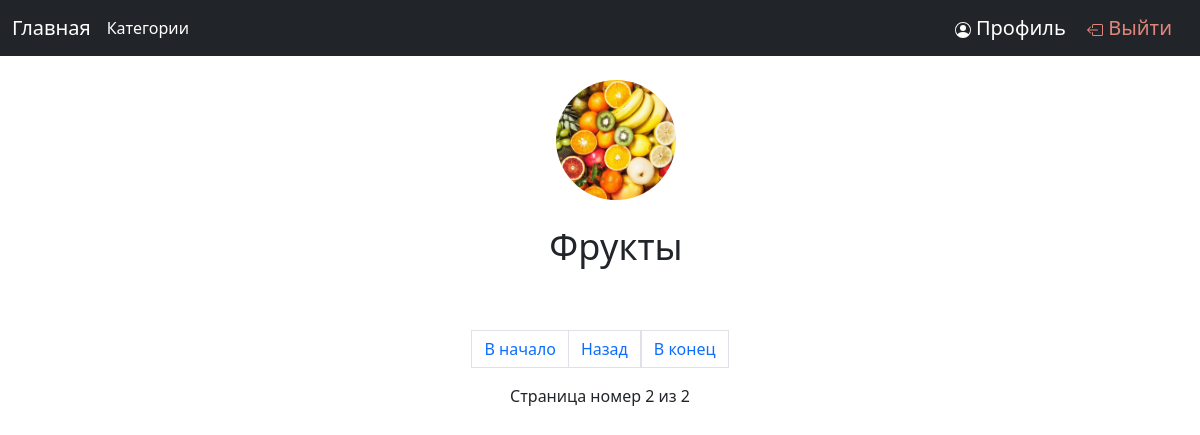
The page /categories?page=2 (signed in) on the database its author committed.
### products/models.py (models this page shows, shortened)
class Category(models.Model):
    title = models.CharField(max_length=64, unique=True, verbose_name='Название')
    slug = models.SlugField()
    image = models.ImageField(upload_to='products/img/', verbose_name='Изображение')
    def get_absolute_url(self):
        return reverse('products_in_category', kwargs={'slug': self.slug})
    class Meta:
        verbose_name = 'Категория'
        verbose_name_plural = 'Категории'

### products/views.py (the view)
# urls.py: path('categories', views.CategoryView.as_view(), name='categories'),
class CategoryView(ListView, FormView):
    template_name = 'products/categories.html'
    context_object_name = 'categories'
    form_class = UserLoginForm
    paginate_by = 2
    queryset = models.Category.objects.all().order_by('id')

### products/models.py (called while the page is built)
    def get_absolute_url(self):
        return reverse('products_in_category', kwargs={'slug': self.slug})

### products/templates/products/categories.html (shortened to what this page needs)
{% load static %}
<!DOCTYPE html>
<html lang="ru">
<head>
    <link href="https://cdn.jsdelivr.net/npm/bootstrap@5.3.0-alpha1/dist/css/bootstrap.min.css" rel="stylesheet">
    <link rel="stylesheet" href="{% static 'css/category_style.css' %}">
</head>
<body>
{% include "products/navbar.html" %}
<br>
    <div class="categories">
        <ul id="main-categories">
            {% for item in categories %}
            <li class="category">
                <a href="{{ item.get_absolute_url }}"><img src="{{ item.image.url }}" alt="{{ item.title }}" class="category-image"></a>
                <span class="category-title">{{ item.title }}</span>
            </li>
            {% endfor %}
        </ul>
    </div>
{% include "products/paginator.html" %}
</body>
</html>

### static/css/category_style.css (style rules this page uses)
.categories { display: flex; justify-content: center; }
.category { cursor: pointer; font-size: 36px; margin-bottom: 30px; display: flex; align-items: center; flex-direction: column; }
.category-image { width: 120px; height: 120px; object-fit: cover; border-radius: 50%; margin-bottom: 20px; }
.category-title { font-size: 36px; margin-bottom: 10px; }

### rows shown on the page
Category: image (picture), title "Фрукты"

### other values the page prints
{{ page_obj.number }} "2"
{{ page_obj.paginator.num_pages }} "2"
